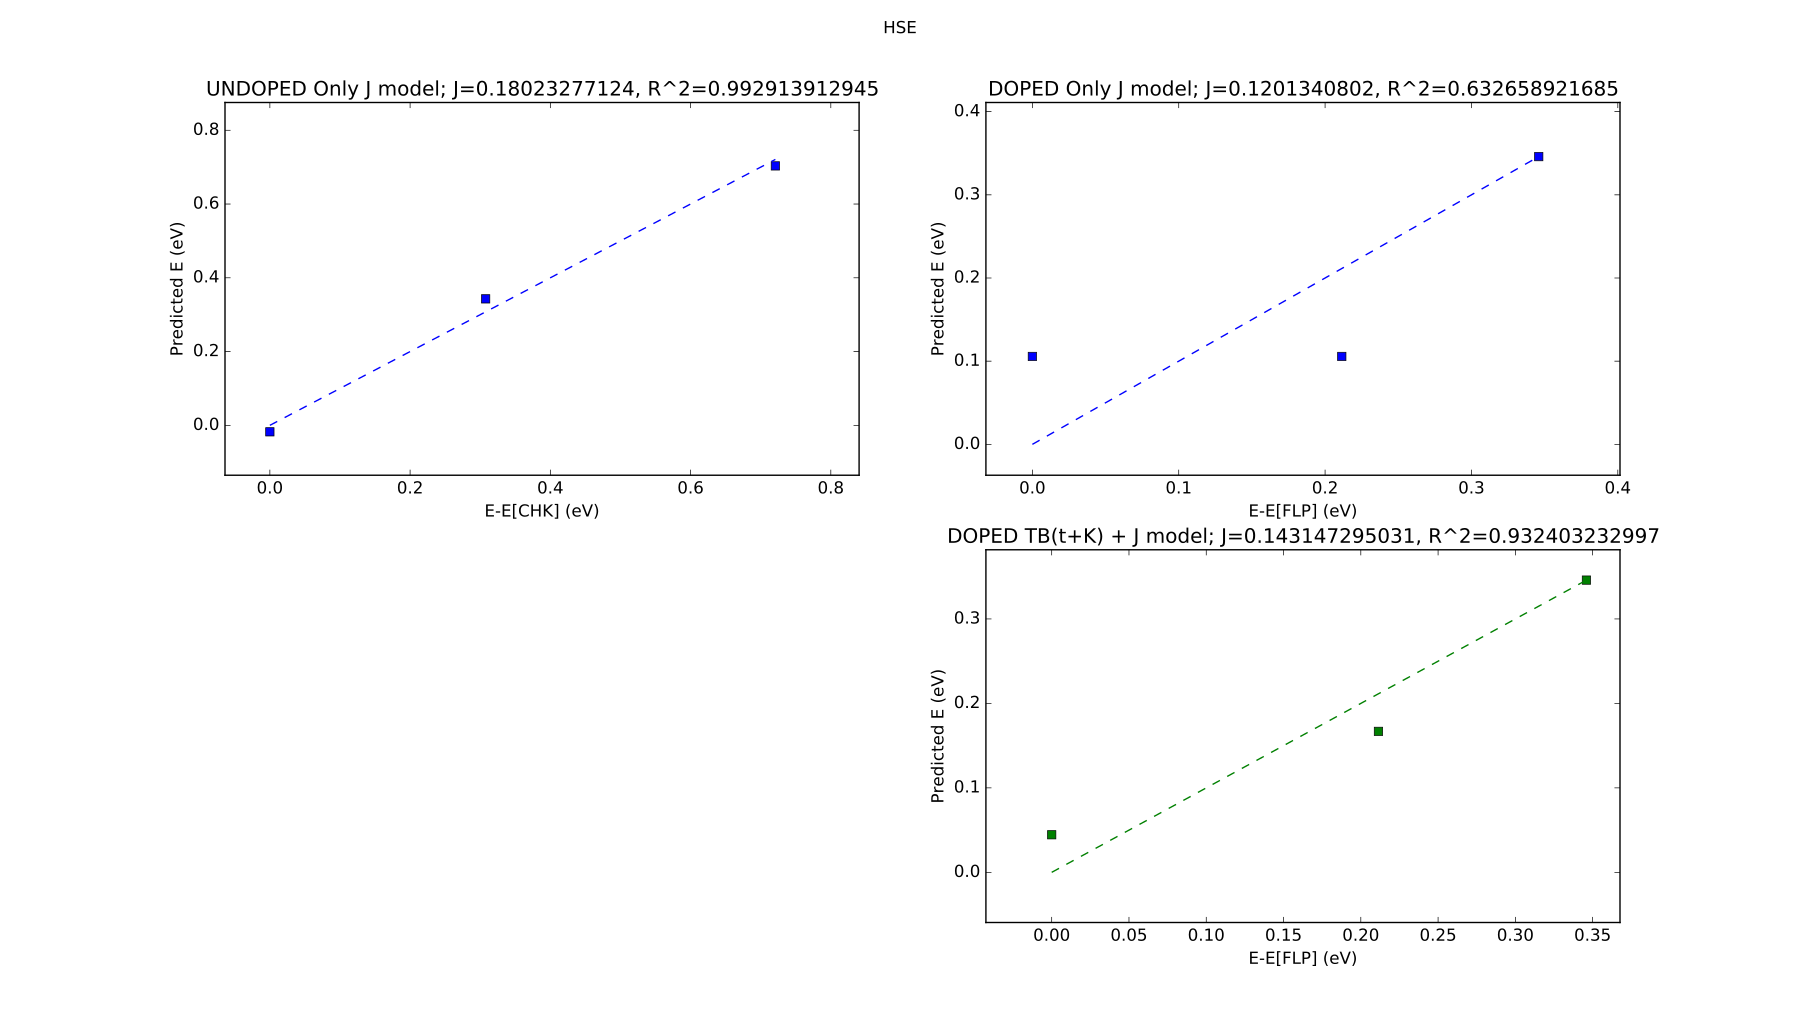

Reproduce this figure in Python.
import numpy as np 
import matplotlib.pyplot as plt
from sklearn import linear_model
from sklearn.metrics import r2_score

#undoped: J
E=np.array([-9.2122881518088E+02,-9.2121750188336E+02,-9.2120231036158E+02])
E=(E-E[0])*27.2
sigJ=np.array([-3,-1,1])
sigJ=sigJ.reshape((3,1))

regr = linear_model.LinearRegression()
regr.fit(sigJ, E)
J_only_pred = regr.predict(sigJ)

plt.subplot(221)
plt.title("UNDOPED Only J model; J="+str(regr.coef_[0])+", R^2="+str(r2_score(E,J_only_pred)))
plt.xlabel("E-E[CHK] (eV)")
plt.ylabel("Predicted E (eV)")
plt.plot(E,J_only_pred,'bs')
plt.plot(E,E,'b--')


#doped: J, bands and intercept model
E=np.array([-9.2092109920075E+02,-9.2091332695333E+02,-9.2090837968879E+02])
E=(E-E[0])*27.2
sigJ=np.array([-1,-1,1])
sigJ=sigJ.reshape((3,1))

regr = linear_model.LinearRegression()
regr.fit(sigJ, E)
J_only_pred = regr.predict(sigJ)

plt.subplot(222)
plt.title("DOPED Only J model; J="+str(regr.coef_[0])+", R^2="+str(r2_score(E,J_only_pred)))
plt.xlabel("E-E[FLP] (eV)")
plt.ylabel("Predicted E (eV)")
plt.plot(E,J_only_pred,'bs')
plt.plot(E,E,'b--')

TB=np.array([-1.6102647673579904,-1.4878706184425667,-1.5950941225625459])
E-=TB
regr = linear_model.LinearRegression()
regr.fit(sigJ, E)
J_only_pred = regr.predict(sigJ)

plt.subplot(224)
plt.title("DOPED TB(t+K) + J model; J="+str(regr.coef_[0])+", R^2="+str(r2_score(E,J_only_pred)))
plt.xlabel("E-E[FLP] (eV)")
plt.ylabel("Predicted E (eV)")
plt.plot(E+TB,J_only_pred+TB,'gs')
plt.plot(E+TB,E+TB,'g--')

plt.suptitle("HSE")
plt.show()
